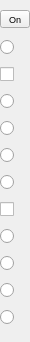
<?xml version="1.0" encoding="UTF-8"?>
<ui version="4.0">
 <class>OutputWidget</class>
 <widget class="QWidget" name="OutputWidget">
  <property name="geometry">
   <rect>
    <x>0</x>
    <y>0</y>
    <width>30</width>
    <height>342</height>
   </rect>
  </property>
  <property name="maximumSize">
   <size>
    <width>50</width>
    <height>16777215</height>
   </size>
  </property>
  <property name="font">
   <font>
    <family>Vemana2000</family>
    <pointsize>7</pointsize>
   </font>
  </property>
  <property name="windowTitle">
   <string>Form</string>
  </property>
  <layout class="QVBoxLayout" name="verticalLayout">
   <property name="spacing">
    <number>2</number>
   </property>
   <property name="margin">
    <number>0</number>
   </property>
   <item>
    <widget class="QToolButton" name="btnTest">
     <property name="sizePolicy">
      <sizepolicy hsizetype="MinimumExpanding" vsizetype="Fixed">
       <horstretch>0</horstretch>
       <verstretch>0</verstretch>
      </sizepolicy>
     </property>
     <property name="maximumSize">
      <size>
       <width>30</width>
       <height>16777215</height>
      </size>
     </property>
     <property name="font">
      <font>
       <family>Ubuntu</family>
      </font>
     </property>
     <property name="toolTip">
      <string>&lt;html&gt;&lt;head/&gt;&lt;body&gt;&lt;p&gt;Generate test message.&lt;/p&gt;&lt;/body&gt;&lt;/html&gt;</string>
     </property>
     <property name="text">
      <string>On</string>
     </property>
    </widget>
   </item>
   <item>
    <widget class="QRadioButton" name="rbBlockOccupancy">
     <property name="maximumSize">
      <size>
       <width>30</width>
       <height>16777215</height>
      </size>
     </property>
     <property name="toolTip">
      <string>&lt;html&gt;&lt;head/&gt;&lt;body&gt;&lt;p&gt;Block occupancy.&lt;/p&gt;&lt;/body&gt;&lt;/html&gt;</string>
     </property>
     <property name="text">
      <string/>
     </property>
    </widget>
   </item>
   <item>
    <widget class="QCheckBox" name="chkBlinking">
     <property name="toolTip">
      <string>&lt;html&gt;&lt;head/&gt;&lt;body&gt;&lt;p&gt;Check to make output blink at blink rate.&lt;/p&gt;&lt;/body&gt;&lt;/html&gt;</string>
     </property>
     <property name="text">
      <string/>
     </property>
    </widget>
   </item>
   <item>
    <widget class="QRadioButton" name="rb1On">
     <property name="toolTip">
      <string>&lt;html&gt;&lt;head/&gt;&lt;body&gt;&lt;p&gt;Push button on at power up.&lt;/p&gt;&lt;/body&gt;&lt;/html&gt;</string>
     </property>
     <property name="text">
      <string/>
     </property>
    </widget>
   </item>
   <item>
    <widget class="QRadioButton" name="rb1Off">
     <property name="toolTip">
      <string>&lt;html&gt;&lt;head/&gt;&lt;body&gt;&lt;p&gt;Push button off at power up.&lt;/p&gt;&lt;/body&gt;&lt;/html&gt;</string>
     </property>
     <property name="text">
      <string/>
     </property>
    </widget>
   </item>
   <item>
    <widget class="QRadioButton" name="rb2On">
     <property name="toolTip">
      <string>&lt;html&gt;&lt;head/&gt;&lt;body&gt;&lt;p&gt;Second output on at power up.&lt;/p&gt;&lt;/body&gt;&lt;/html&gt;</string>
     </property>
     <property name="text">
      <string/>
     </property>
    </widget>
   </item>
   <item>
    <widget class="QRadioButton" name="rb2Off">
     <property name="toolTip">
      <string>&lt;html&gt;&lt;head/&gt;&lt;body&gt;&lt;p&gt;Second output off at power up. &lt;/p&gt;&lt;/body&gt;&lt;/html&gt;</string>
     </property>
     <property name="text">
      <string/>
     </property>
    </widget>
   </item>
   <item>
    <widget class="QCheckBox" name="chk4WayPort">
     <property name="toolTip">
      <string>&lt;html&gt;&lt;head/&gt;&lt;body&gt;&lt;p&gt;Check for 4 way output.&lt;/p&gt;&lt;/body&gt;&lt;/html&gt;</string>
     </property>
     <property name="text">
      <string/>
     </property>
    </widget>
   </item>
   <item>
    <widget class="QRadioButton" name="rb1SoftReset">
     <property name="toolTip">
      <string>&lt;html&gt;&lt;head/&gt;&lt;body&gt;&lt;p&gt;Software pulse output.&lt;/p&gt;&lt;/body&gt;&lt;/html&gt;</string>
     </property>
     <property name="text">
      <string/>
     </property>
    </widget>
   </item>
   <item>
    <widget class="QRadioButton" name="rb1HardReset">
     <property name="toolTip">
      <string>&lt;html&gt;&lt;head/&gt;&lt;body&gt;&lt;p&gt;Hardware controlled pulse output. &lt;/p&gt;&lt;/body&gt;&lt;/html&gt;</string>
     </property>
     <property name="text">
      <string/>
     </property>
    </widget>
   </item>
   <item>
    <widget class="QRadioButton" name="rb2SoftReset">
     <property name="toolTip">
      <string>&lt;html&gt;&lt;head/&gt;&lt;body&gt;&lt;p&gt;Paired software controlled pulse output.&lt;/p&gt;&lt;/body&gt;&lt;/html&gt;</string>
     </property>
     <property name="text">
      <string/>
     </property>
    </widget>
   </item>
   <item>
    <widget class="QRadioButton" name="rb2HardReset">
     <property name="toolTip">
      <string>&lt;html&gt;&lt;head/&gt;&lt;body&gt;&lt;p&gt;Paired hardware controlled pulse output. &lt;/p&gt;&lt;/body&gt;&lt;/html&gt;</string>
     </property>
     <property name="text">
      <string/>
     </property>
    </widget>
   </item>
  </layout>
 </widget>
 <resources/>
 <connections/>
</ui>
